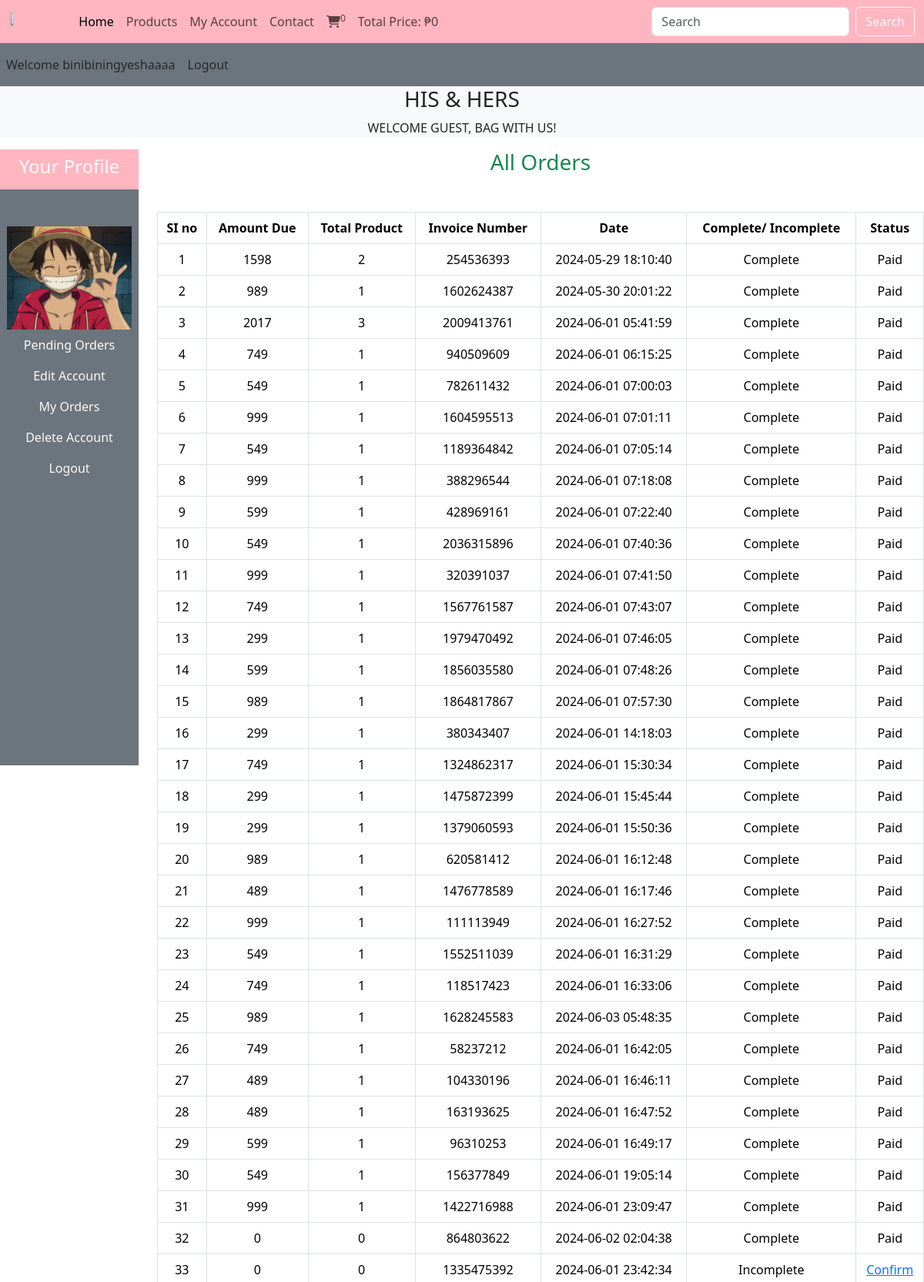
The page /user/homepage/profile.php?my_orders (signed in, upper part) on the database its author committed.
### tables this page shows
CREATE TABLE `users` (
  `user_id` int(11) NOT NULL,
  `username` varchar(100) NOT NULL,
  `email` varchar(100) NOT NULL,
  `password` varchar(255) NOT NULL,
  `fullname` varchar(100) NOT NULL,
  `address` varchar(255) NOT NULL,
  `contact_no` varchar(11) NOT NULL,
  `gender` char(1) NOT NULL,
  `created_at` timestamp NOT NULL DEFAULT current_timestamp() ON UPDATE current_timestamp(),
  `user_ip` varchar(100) NOT NULL,
  `user_image` varchar(255) NOT NULL
);

CREATE TABLE `orders` (
  `order_id` int(11) NOT NULL,
  `user_id` int(11) NOT NULL,
  `amount_due` int(255) NOT NULL,
  `item_qty` int(255) NOT NULL,
  `order_number` int(255) NOT NULL,
  `order_date` timestamp NOT NULL DEFAULT current_timestamp() ON UPDATE current_timestamp(),
  `order_status` varchar(255) NOT NULL,
  `tracking_number` varchar(255) DEFAULT NULL,
  `receiver_name` varchar(255) DEFAULT NULL,
  `receiver_address` text DEFAULT NULL,
  `payment_method` varchar(255) DEFAULT NULL,
  `gcash_ref_num` varchar(255) DEFAULT NULL,
  `gcash_account_number` varchar(255) DEFAULT NULL,
  `shipping_mode` varchar(255) DEFAULT NULL,
  `payment_mode` varchar(255) DEFAULT NULL,
  `gcash_account_name` varchar(255) DEFAULT NULL
);

### user/homepage/user_orders.php (the view, shortened to what this page needs)
<?php
include('connect.php');
?>
<!DOCTYPE html>
<html lang="en">
<head>
</head>
<body>
    <?php
        if (isset($_SESSION['username'])) {
            $username = $_SESSION['username'];
            $stmt = $con->prepare("SELECT * FROM `users` WHERE username = ?");
            $stmt->bind_param("s", $username);
            $stmt->execute();
            $result = $stmt->get_result();
            $row_fetch = $result->fetch_assoc();
            $user_id = $row_fetch['user_id'];
        } else {
            echo "User not logged in.";
            exit();
        }
    ?>
    <h3 class="text-success">All Orders</h3>
    <table class="table table-bordered mt-5">
        <thead class="bg-info">
            <tr>
                <th>SI no</th>
                <th>Amount Due</th>
                <th>Total Product</th>
                <th>Invoice Number</th>
                <th>Date</th>
                <th>Complete/ Incomplete</th>
                <th>Status</th>
            </tr>
        </thead>
        <tbody class="bg-secondary text-light">
            <?php
                $stmt_orders = $con->prepare("SELECT * FROM `orders` WHERE user_id = ?");
                $stmt_orders->bind_param("i", $user_id);
                $stmt_orders->execute();
                $result_orders = $stmt_orders->get_result();
                $number = 1;
                while ($row_orders = $result_orders->fetch_assoc()) {
                    $order_id = $row_orders['order_id'];
                    $amount_due = $row_orders['amount_due'];
                    $item_qty = $row_orders['item_qty'];
                    $order_number = $row_orders['order_number'];
                    $order_date = $row_orders['order_date'];
                    $order_status = $row_orders['order_status'] == 'pending' ? 'Incomplete' : 'Complete';
                    echo "<tr>
                        <td>{$number}</td>
                        <td>{$amount_due}</td>
                        <td>{$item_qty}</td>
                        <td>{$order_number}</td>
                        <td>{$order_date}</td>
                        <td>{$order_status}</td>
                        <td>";
                    if ($order_status == 'Complete') {
                        echo "Paid";
                    } else {
                        echo "<a href='confirm_payment.php?order_id={$order_id}' class='text-pink'>Confirm</a>";
                    }
                    echo "</td></tr>";
                    $number++;
                }
            ?>
        </tbody>
    </table>
</body>
</html>

### user/homepage/profile.php (shortened to what this page needs)
<?php
include('connect.php');
include('common_function.php');
?>
<!DOCTYPE html>
<html lang="en">
<head>
    <link href="https://cdn.jsdelivr.net/npm/bootstrap@5.3.3/dist/css/bootstrap.min.css" rel="stylesheet"
>
</head>
<link rel="stylesheet" href="https://cdnjs.cloudflare.com/ajax/libs/font-awesome/6.5.2/css/all.min.css"
 />
<link rel="stylesheet" href="indexhomepageclient.css">
</head>
<body>
    <div class="container-fluid p-0">
        <nav class="navbar navbar-expand-lg navbar-light bg-custom-pink">
            <div class="container-fluid">
                <img src="logohere.jpg"" class=" logo">
                <div class="collapse navbar-collapse" id="navbarSupportedContent">
                    <ul class="navbar-nav me-auto mb-2 mb-lg-0">
                        <li class="nav-item">
                            <a class="nav-link active" aria-current="page" href="clientpage.php">Home</a>
                        </li>
                        <li class="nav-item">
                            <a class="nav-link" href="display_all.php">Products</a>
                        </li>
                        <li class="nav-item">
                            <a class="nav-link" href="profile.php">My Account</a>
                        </li>
                        <li class="nav-item">
                            <a class="nav-link" href="about.php">Contact</a>
                        </li>
                        <li class="nav-item">
                            <a class="nav-link" href="cart.php"><i class="fa fa-shopping-cart"
                                    aria-hidden="true"></i><sup><?php  cart_item();?></sup></a>
                        </li>
                        <li class="nav-item">
                            <a class="nav-link" href="#">Total Price: ₱<?php echo total_cart_price();?></a>
                        </li>
                    </ul>
                    <form class="d-flex" action="search_product.php" method="get">
                        <input class="form-control me-2" type="search" placeholder="Search" aria-label="Search"
                            name="search_data">
                        <input type="submit" value="Search" class="btn btn-outline-light" name="search_data_product">
                    </form>
                </div>
            </div>
        </nav>
        <nav class="navbar navbar-expand-lg navbar-light bg-secondary">
            <ul class="navbar-nav me-auto">
                <?php
if(!isset($_SESSION['username'])){
    echo " <li class='nav-item'>
    <a class='nav-link' href='#'>Welcome Guest!</a>
</li>";
}else{
    echo "<li class='nav-item'>
    <a class='nav-link' href='#'>Welcome ".$_SESSION['username']."</a>
</li>";
}
if(!isset($_SESSION['username'])){
    echo " <li class='nav-item'>
    <a class='nav-link' href='./sample_login.php'>Login</a>
</li>";
}else{
    echo "<li class='nav-item'>
    <a class='nav-link' href='logout.php'>Logout</a>
</li>";
}
?>
            </ul>
        </nav>
    </div>
    <div class="bg-light">
        <h3 class="text-center">HIS & HERS</h3>
        <p class="text-center">WELCOME GUEST, BAG WITH US!</p>
    </div>
    <div class="row">
        <div class="col-md-2">
            <ul class="navbar-nav bg-secondary text-center" style="height:100vh">
                <li class="nav-item bg-light-pink">
                    <a class="nav-link text-light" href="#">
                        <h4>Your Profile</h4>
                    </a>
                </li>
                <?php
$username = $_SESSION['username'];
$user_image_query = "SELECT * FROM `users` WHERE username='$username'";
$result_image = mysqli_query($con, $user_image_query);
if ($result_image) {
    $row_image = mysqli_fetch_array($result_image);
    $user_image = $row_image['user_image'];
    echo "<li class='nav-item'>
            <img src='./$user_image' class='profile_img my-4' alt='Profile Image'>
          </li>";
} else {
    echo "Error fetching user image.";
}
?>
                <li class="nav-item">
                    <a class="nav-link text-light" href="profile.php">
                        Pending Orders
                    </a>
                </li>
                <li class="nav-item">
                    <a class="nav-link text-light" href="profile.php?edit_account">
                        Edit Account
                    </a>
                </li>
                <li class="nav-item">
                    <a class="nav-link text-light" href="profile.php?my_orders">
                        My Orders
                    </a>
                </li>
                <li class="nav-item">
                    <a class="nav-link text-light" href="profile.php?delete_account=true">Delete Account</a>
                </li>
                <li class="nav-item">
                    <a class="nav-link text-light" href="logout.php">
                        Logout
                    </a>
                </li>
            </ul>
        </div>
        <div class="col-md-10 text-center">
            <?php get_user_order_details();
            if(isset($_GET['my_orders'])){
                include('user_orders.php');
            }
            ?>
        </div>
</body>
</body>
</html>

### user/homepage/indexhomepageclient.css (style rules this page uses)
.logo { width: 7%; height: 7%; }
.bg-custom-pink { background-color: lightpink; }
.bg-light-pink { background-color: lightpink; }

### user/homepage/profile.php (style rules this page uses)
.profile_img { width: 90%; margin: auto; display: block; height: 100%; object-fit: contain; }

### rows shown on the page
users: user_image (picture)
orders: amount_due "1598", item_qty "2", order_number "254536393", order_date "2024-05-29 18:10:40", order_status "Complete", shows "Paid"
orders: amount_due "989", item_qty "1", order_number "1602624387", order_date "2024-05-30 20:01:22", order_status "Complete", shows "Paid"
orders: amount_due "2017", item_qty "3", order_number "2009413761", order_date "2024-06-01 05:41:59", order_status "Complete", shows "Paid"
orders: amount_due "749", item_qty "1", order_number "940509609", order_date "2024-06-01 06:15:25", order_status "Complete", shows "Paid"
orders: amount_due "549", item_qty "1", order_number "782611432", order_date "2024-06-01 07:00:03", order_status "Complete", shows "Paid"
orders: amount_due "999", item_qty "1", order_number "1604595513", order_date "2024-06-01 07:01:11", order_status "Complete", shows "Paid"
orders: amount_due "549", item_qty "1", order_number "1189364842", order_date "2024-06-01 07:05:14", order_status "Complete", shows "Paid"
orders: amount_due "999", item_qty "1", order_number "388296544", order_date "2024-06-01 07:18:08", order_status "Complete", shows "Paid"
orders: amount_due "599", item_qty "1", order_number "428969161", order_date "2024-06-01 07:22:40", order_status "Complete", shows "Paid"
orders: amount_due "549", item_qty "1", order_number "2036315896", order_date "2024-06-01 07:40:36", order_status "Complete", shows "Paid"
orders: amount_due "999", item_qty "1", order_number "320391037", order_date "2024-06-01 07:41:50", order_status "Complete", shows "Paid"
orders: amount_due "749", item_qty "1", order_number "1567761587", order_date "2024-06-01 07:43:07", order_status "Complete", shows "Paid"
orders: amount_due "299", item_qty "1", order_number "1979470492", order_date "2024-06-01 07:46:05", order_status "Complete", shows "Paid"
orders: amount_due "599", item_qty "1", order_number "1856035580", order_date "2024-06-01 07:48:26", order_status "Complete", shows "Paid"
orders: amount_due "989", item_qty "1", order_number "1864817867", order_date "2024-06-01 07:57:30", order_status "Complete", shows "Paid"
orders: amount_due "299", item_qty "1", order_number "380343407", order_date "2024-06-01 14:18:03", order_status "Complete", shows "Paid"
orders: amount_due "749", item_qty "1", order_number "1324862317", order_date "2024-06-01 15:30:34", order_status "Complete", shows "Paid"
orders: amount_due "299", item_qty "1", order_number "1475872399", order_date "2024-06-01 15:45:44", order_status "Complete", shows "Paid"
orders: amount_due "299", item_qty "1", order_number "1379060593", order_date "2024-06-01 15:50:36", order_status "Complete", shows "Paid"
orders: amount_due "989", item_qty "1", order_number "620581412", order_date "2024-06-01 16:12:48", order_status "Complete", shows "Paid"
orders: amount_due "489", item_qty "1", order_number "1476778589", order_date "2024-06-01 16:17:46", order_status "Complete", shows "Paid"
orders: amount_due "999", item_qty "1", order_number "111113949", order_date "2024-06-01 16:27:52", order_status "Complete", shows "Paid"
orders: amount_due "549", item_qty "1", order_number "1552511039", order_date "2024-06-01 16:31:29", order_status "Complete", shows "Paid"
orders: amount_due "749", item_qty "1", order_number "118517423", order_date "2024-06-01 16:33:06", order_status "Complete", shows "Paid"
orders: amount_due "989", item_qty "1", order_number "1628245583", order_date "2024-06-03 05:48:35", order_status "Complete", shows "Paid"
orders: amount_due "749", item_qty "1", order_number "58237212", order_date "2024-06-01 16:42:05", order_status "Complete", shows "Paid"
orders: amount_due "489", item_qty "1", order_number "104330196", order_date "2024-06-01 16:46:11", order_status "Complete", shows "Paid"
orders: amount_due "489", item_qty "1", order_number "163193625", order_date "2024-06-01 16:47:52", order_status "Complete", shows "Paid"
orders: amount_due "599", item_qty "1", order_number "96310253", order_date "2024-06-01 16:49:17", order_status "Complete", shows "Paid"
orders: amount_due "549", item_qty "1", order_number "156377849", order_date "2024-06-01 19:05:14", order_status "Complete", shows "Paid"
orders: amount_due "999", item_qty "1", order_number "1422716988", order_date "2024-06-01 23:09:47", order_status "Complete", shows "Paid"
orders: amount_due "0", item_qty "0", order_number "864803622", order_date "2024-06-02 02:04:38", order_status "Complete", shows "Paid"
orders: amount_due "0", item_qty "0", order_number "1335475392", order_date "2024-06-01 23:42:34", order_status "Incomplete"

### other values the page prints
$count_cart_items "0"
$total_price "0"
$_SESSION['username'] "binibiningyeshaaaa"
